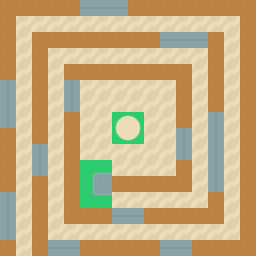

This is a level from a 2D game, rendered from its Tiled map with the project's own tilesets. A one-line summary and the complete map file follow:
An orthogonal 16x16 tile map with 16x16 px tiles, 2 tile layers (BASE, UNPLACEABLE) and 12 objects.

<map version="1.10" tiledversion="1.12.2" orientation="orthogonal" renderorder="right-down" width="16" height="16" tilewidth="16" tileheight="16" infinite="0" nextlayerid="5" nextobjectid="13">
 <editorsettings>
  <export target="../TMJs/round6.tmj" format="json" />
 </editorsettings>
 <tileset firstgid="1" source="../16x16.tsx" />
 <layer id="1" name="BASE" width="16" height="16">
  <data encoding="csv">
25,25,25,25,25,25,25,25,25,25,25,25,25,25,25,25,
25,25,25,25,25,25,25,25,25,25,25,25,25,25,25,25,
25,25,25,25,25,25,25,25,25,25,25,25,25,25,25,25,
25,25,25,25,25,25,25,25,25,25,25,25,25,25,25,25,
25,25,25,25,25,25,25,25,25,25,25,25,25,25,25,25,
25,25,25,25,25,25,25,25,25,25,25,25,25,25,25,25,
25,25,25,25,25,25,25,25,25,25,25,25,25,25,25,25,
25,25,25,25,25,25,25,25,25,25,25,25,25,25,25,25,
25,25,25,25,25,25,25,25,25,25,25,25,25,25,25,25,
25,25,25,25,25,25,25,25,25,25,25,25,25,25,25,25,
25,25,25,25,25,25,25,25,25,25,25,25,25,25,25,25,
25,25,25,25,25,25,25,25,25,25,25,25,25,25,25,25,
25,25,25,25,25,25,25,25,25,25,25,25,25,25,25,25,
25,25,25,25,25,25,25,25,25,25,25,25,25,25,25,25,
25,25,25,25,25,25,25,25,25,25,25,25,25,25,25,25,
25,25,25,25,25,25,25,25,25,25,25,25,25,25,25,25
</data>
 </layer>
 <layer id="2" name="UNPLACEABLE" width="16" height="16">
  <data encoding="csv">
168,168,168,168,168,225,225,225,94,168,168,168,168,168,168,168,
168,99,99,99,99,99,99,99,99,99,99,99,99,99,99,168,
168,99,168,168,168,168,168,168,168,168,225,225,225,168,99,168,
168,99,168,99,99,99,99,99,99,99,99,99,99,168,99,168,
168,99,168,99,168,168,168,168,168,168,168,168,99,168,99,168,
179,99,168,99,179,99,99,99,99,99,99,168,99,168,99,168,
179,99,168,99,179,99,99,99,99,99,99,168,99,168,99,168,
179,99,168,99,168,99,99,142,143,99,99,168,99,179,99,168,
168,99,168,99,168,99,99,165,166,99,99,179,99,179,99,168,
168,99,179,99,168,99,99,99,99,99,99,179,99,179,99,168,
168,99,179,99,168,80,81,99,99,99,99,168,99,179,99,168,
168,99,168,99,168,103,104,168,168,168,168,168,99,179,99,168,
179,99,168,99,168,126,127,99,99,99,99,99,99,168,99,168,
179,99,168,99,168,168,168,225,225,168,168,168,168,168,99,168,
179,99,168,99,99,99,99,99,99,99,99,99,99,99,99,168,
168,99,168,225,225,168,168,168,168,168,225,225,168,168,168,168
</data>
 </layer>
 <objectgroup id="3" name="path">
  <object id="1" x="0" y="240">
   <polyline points="0,0 0,-240 240,-240 240,0 32,0 32,-208 208,-208 208,-32 64,-32 64,-176 176,-176 176,-64 112,-64" />
  </object>
 </objectgroup>
 <objectgroup id="4" name="tunnel">
  <object id="2" x="0" y="224">
   <polyline points="0,0 0,-32" />
  </object>
  <object id="3" x="0" y="112">
   <polyline points="0,0 0,-32" />
  </object>
  <object id="4" x="80" y="0">
   <polyline points="0,0 32,0" />
  </object>
  <object id="5" x="176" y="240">
   <polyline points="0,0 -16,0" />
  </object>
  <object id="6" x="64" y="240">
   <polyline points="0,0 -16,0" />
  </object>
  <object id="7" x="32" y="160">
   <polyline points="0,0 0,-16" />
  </object>
  <object id="8" x="160" y="32">
   <polyline points="0,0 32,0" />
  </object>
  <object id="9" x="208" y="112">
   <polyline points="0,0 0,64" />
  </object>
  <object id="10" x="128" y="208">
   <polyline points="0,0 -16,0" />
  </object>
  <object id="11" x="64" y="96">
   <polyline points="0,0 0,-16" />
  </object>
  <object id="12" x="176" y="128">
   <polyline points="0,0 0,16" />
  </object>
 </objectgroup>
</map>
